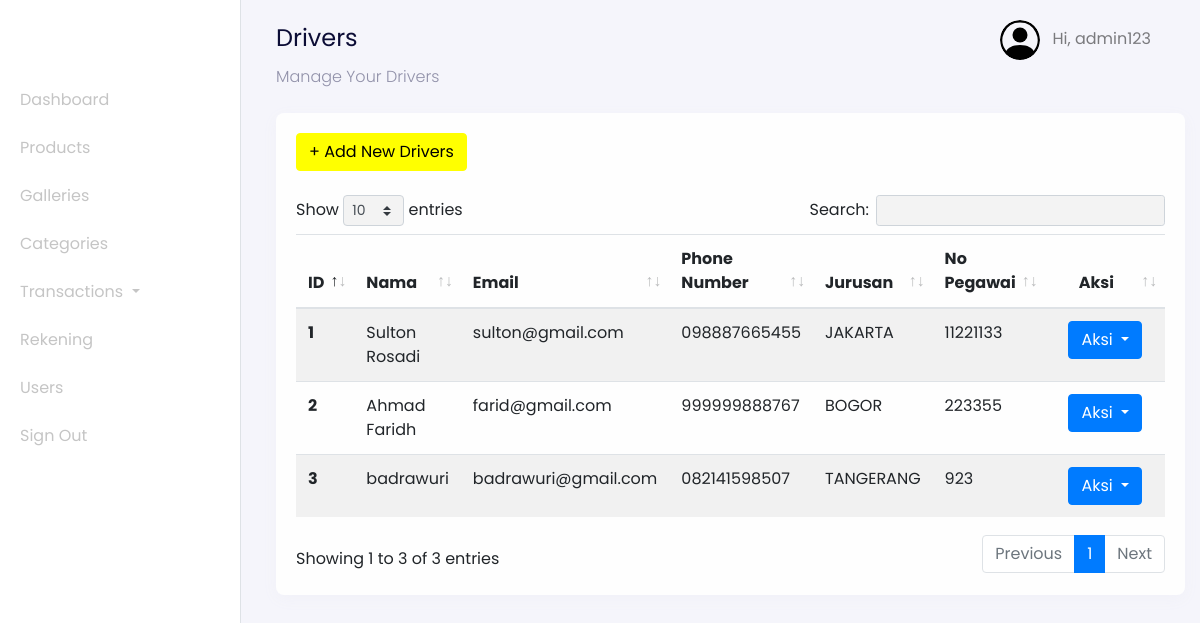
Page /admin?page=drivers (signed in) on the committed database.
### tables this page shows
CREATE TABLE `users` (
  `id_user` int(11) NOT NULL AUTO_INCREMENT,
  `name` varchar(255) NOT NULL,
  `email` varchar(255) NOT NULL,
  `password` varchar(255) NOT NULL,
  `address` text DEFAULT NULL,
  `phone_number` varchar(255) NOT NULL,
  `postal_code` varchar(191) NOT NULL,
  `roles` varchar(255) NOT NULL,
  PRIMARY KEY (`id_user`),
  UNIQUE KEY `email` (`email`)
);

CREATE TABLE `drivers` (
  `id_driver` int(11) NOT NULL AUTO_INCREMENT,
  `name_driver` varchar(255) NOT NULL,
  `email` varchar(255) NOT NULL,
  `password` varchar(255) NOT NULL,
  `phone_number` varchar(255) NOT NULL,
  `jurusan` varchar(255) NOT NULL,
  `no_pegawai` int(11) NOT NULL,
  PRIMARY KEY (`id_driver`),
  UNIQUE KEY `email` (`email`)
);

### config/config.php (called while the page is built, shortened)
<?php
$host = 'localhost';
$user = 'root';
$password = '';
$dbname = 'dbEcake';
$conn = mysqli_connect($host, $user, $password, $dbname);
function query($query)
{
    global $conn;
    $result = mysqli_query($conn, $query);
    $rows = [];
    while ($row = mysqli_fetch_assoc($result)) {
        $rows[] = $row;
    }
    return $rows;
}
?>

### admin/drivers/dashboard-drivers.php (the view, shortened to what this page needs)
<nav
  class="navbar navbar-expand-lg navbar-light navbar-store fixed-top"
  data-aos="fade-down"
>
  <div class="container-fluid">
    <div class="collpase navbar-collapse" id="navbarResponsive">
      <ul class="navbar-nav d-none d-lg-flex ml-auto">
        <li class="nav-item dropdown">
          <a
            href="#"
            class="nav-link"
            id="navbarDropdown"
            role="button"
            data-toggle="dropdown"
          >
          <img
              src="../assets/images/person-circle.svg"
              alt="profile"
              height="40px"
              class="rounded-circle mr-2 profile-picture"
            />
            <?php
              $id_user = $_SESSION['user'];
              $user = query("SELECT * FROM users WHERE id_user = $id_user")[0];
            ?>
            Hi, <?= $user["name"]; ?>
          </a>
        </li>
      </ul>
    </div>
  </div>
</nav>
<div class="section-content section-dashboard-home" data-aos="fade-up">
  <div class="container-fluid">
    <div class="dashboard-heading">
      <h2 class="dashboard-title">Drivers</h2>
      <p class="dashboard-subtitle">Manage Your Drivers</p>
    </div>
    <div class="dashboard-content">
      <div class="row mt-4">
        <div class="col-12">
          <div class="card">
            <div class="card-body">
              <div class="row mb-4">
                <div class="col-12">
                <a href="?page=drivers-create" class="btn btn-success">
                  + Add New Drivers
                </a>
                </div>
              </div>
              <div class="row">
                <div class="col-12">
                  <div class="table-responsive">
                    <table class="table table-striped table-hover" id="table">
                      <thead>
                        <tr>
                          <th scope="col">ID</th>
                          <th scope="col">Nama</th>
                          <th scope="col">Email</th>
                          <th scope="col">Phone Number</th>
                          <th scope="col">Jurusan</th>
                          <th scope="col">No Pegawai</th>
                          <th scope="col" class="text-center">Aksi</th>
                        </tr>
                      </thead>
                      <tbody>
                        <?php
                          $no = 1;
                          $query = "SELECT * FROM drivers";
                          $drivers = query($query);
                        ?>
                        <?php foreach ($drivers as $driver) : ?>
                          <tr>
                            <th scope="row"><?= $no; ?></th>
                            <td><?= $driver["name_driver"]; ?></td>
                            <td><?= $driver["email"]; ?></td>
                            <td><?= $driver["phone_number"]; ?></td>
                            <td><?= $driver["jurusan"]; ?></td>
                            <td><?= $driver["no_pegawai"]; ?></td>
                            <td style="width: 17%; text-align: center;">
                              <div class="dropdown">
                                <button class="btn btn-primary dropdown-toggle" type="button" id="dropdownMenuButton" data-toggle="dropdown" aria-haspopup="true" aria-expanded="false">
                                  Aksi
                                </button>
                              </div>
                            </td>
                          </tr>
                          <?php $no++ ?>
                        <?php endforeach;?>
                      </tbody>
                    </table>
                  </div>
                </div>
              </div>
            </div>
          </div>
        </div>
      </div>
    </div>
  </div>
</div>

### rows in the picture
users: name "admin123"
drivers: name_driver "Sulton Rosadi", email "sulton@gmail.com", phone_number "098887665455", jurusan "JAKARTA", no_pegawai "11221133"
drivers: name_driver "Ahmad Faridh", email "farid@gmail.com", phone_number "999999888767", jurusan "BOGOR", no_pegawai "223355"
drivers: name_driver "badrawuri", email "badrawuri@gmail.com", phone_number "082141598507", jurusan "TANGERANG", no_pegawai "923"
